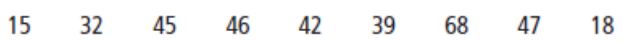
#> input picture img.png, 626 x 42 px
$ python charRec.py
#> lines starting #> are read from the running program, lines starting #| are printed output that depends on the picture
import cv2
import numpy as np
import pytesseract
from openpyxl import Workbook
def ocr_core(img):
        text = pytesseract.image_to_string(img)
        return text
def getGreyscale(img):
        return cv2.cvtColor(img, cv2.COLOR_BGR2GRAY)

def removeNoise(img):
        return cv2.medianBlur(img, 5)

def treshholding(img):
        return cv2.threshold(img, 0, 255, cv2.THRESH_BINARY + cv2.THRESH_OTSU)[1]

def all(img):
        img = removeNoise(img)
        return img

img = all(cv2.imread('img.png'))
img2 = all(cv2.imread('img2.png'))
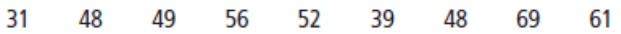
#> input picture img2.png, 621 x 34 px
img3 = all(cv2.imread('img3.png'))
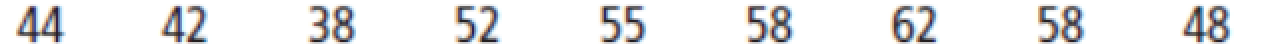
#> input picture img3.png, 632 x 25 px (shown 2 times larger)
#> in removeNoise (call 3), `return cv2.medianBlur(img, 5)`:
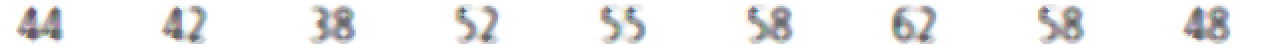
#> returned value: shape (25, 632, 3) (shown 2 times larger); mean of channels 0, 1, 2 239.5, 239.4, 239.6; drawn as B, G, R
img4 = all(cv2.imread('img4.png'))
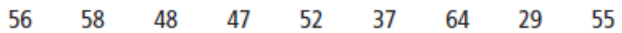
#> input picture img4.png, 622 x 33 px
#> in removeNoise (call 4), `return cv2.medianBlur(img, 5)`:
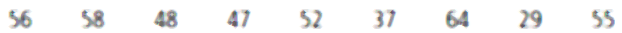
#> returned value: shape (33, 622, 3); mean of channels 0, 1, 2 243.9, 243.8, 243.7; drawn as B, G, R
img5 = all(cv2.imread('img5.png'))
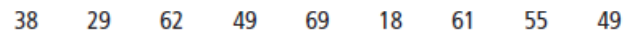
#> input picture img5.png, 639 x 40 px
#> in removeNoise (call 5), `return cv2.medianBlur(img, 5)`:
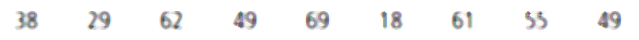
#> returned value: shape (40, 639, 3); mean of channels 0, 1, 2 245.7, 245.6, 245.7; drawn as B, G, R

images = [img, img2, img3, img4, img5]
c=[]
for img in images:
#> (the run stopped early here; a loop or call above may not have finished)
